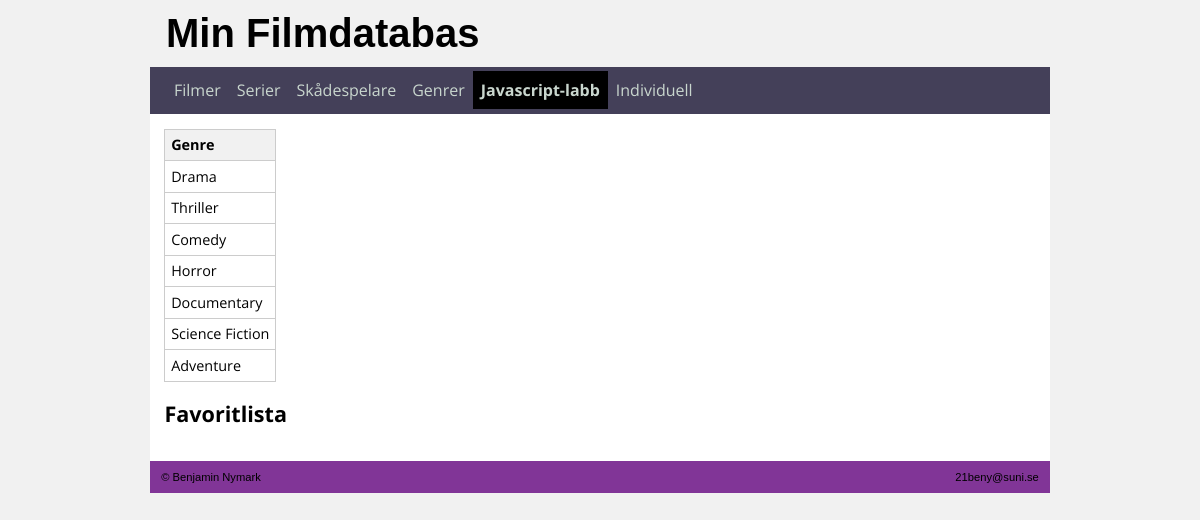
Page /filmdatabasen/index.php?sida=5 on the committed database.
### tables this page shows
CREATE TABLE `genre` (
  `genre_id` int(11) NOT NULL,
  `genrenamn` varchar(255) NOT NULL
);

### filmdatabasen/pagecontent_5.php (the view, shortened to what this page needs)
<div class="grid-container">
</div>
<?php
require 'includes/databaskoppling.php';
$sql =  "SELECT * FROM genre";
$result = $mysqli->query($sql);
?>
<table id="genre_lista">
  <thead><tr>
    <th>Genre</th></thead>
  <tbody>
    <?php
    while($myRow = $result->fetch_array()) {
      echo '<tr><td>' . $myRow['genrenamn']  ."</td></tr>\n";
    }
    ?>
  </tbody>
</table>
<h2>Favoritlista</h2>

### filmdatabasen/css/min_stil.css (style rules this page uses)
* { box-sizing: border-box; }
body { margin:0; background-color: #f1f1f1; }
header, nav, table, #page-content { font-family: "Open sans", arial, verdana, sans-serif; }
table { border-collapse: collapse; }
th { text-align: left; background-color: #f1f1f1; }
table, th, td { border: 1px solid #ccc; padding:0.4em; }
.grid-container { display: grid; grid-template-columns: 25% auto; grid-gap: 5px; background-color: #red; padding: 5px; }

### rows in the picture
genre: genrenamn "Drama"
genre: genrenamn "Thriller"
genre: genrenamn "Comedy"
genre: genrenamn "Horror"
genre: genrenamn "Documentary"
genre: genrenamn "Science Fiction"
genre: genrenamn "Adventure"

### other values in the picture
$value "Filmer"
$value "Serier"
$value "Skådespelare"
$value "Genrer"
$value "Javascript-labb"
$value "Individuell"
